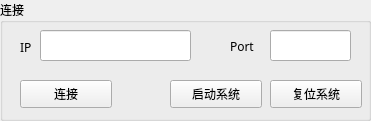
   <widget class="QGroupBox" name="groupBox">
    <property name="geometry">
     <rect>
      <x>11</x>
      <y>10</y>
      <width>371</width>
      <height>121</height>
     </rect>
    </property>
    <property name="font">
     <font>
      <family>微软雅黑</family>
      <pointsize>9</pointsize>
     </font>
    </property>
    <property name="title">
     <string>连接</string>
    </property>
    <property name="flat">
     <bool>false</bool>
    </property>
    <widget class="QLabel" name="label">
     <property name="geometry">
      <rect>
       <x>20</x>
       <y>39</y>
       <width>21</width>
       <height>16</height>
      </rect>
     </property>
     <property name="text">
      <string>IP</string>
     </property>
    </widget>
    <widget class="QLabel" name="label_2">
     <property name="geometry">
      <rect>
       <x>230</x>
       <y>36</y>
       <width>41</width>
       <height>20</height>
      </rect>
     </property>
     <property name="text">
      <string>Port</string>
     </property>
    </widget>
    <widget class="QPushButton" name="resetSystemButton">
     <property name="geometry">
      <rect>
       <x>270</x>
       <y>80</y>
       <width>92</width>
       <height>28</height>
      </rect>
     </property>
     <property name="cursor">
      <cursorShape>ArrowCursor</cursorShape>
     </property>
     <property name="text">
      <string>复位系统</string>
     </property>
    </widget>
    <widget class="QPushButton" name="runSystemButton">
     <property name="geometry">
      <rect>
       <x>170</x>
       <y>80</y>
       <width>92</width>
       <height>28</height>
      </rect>
     </property>
     <property name="cursor">
      <cursorShape>ArrowCursor</cursorShape>
     </property>
     <property name="text">
      <string>启动系统</string>
     </property>
    </widget>
    <widget class="QPushButton" name="tcpEstablishButton">
     <property name="geometry">
      <rect>
       <x>20</x>
       <y>80</y>
       <width>92</width>
       <height>28</height>
      </rect>
     </property>
     <property name="cursor">
      <cursorShape>ArrowCursor</cursorShape>
     </property>
     <property name="text">
      <string>连接</string>
     </property>
    </widget>
    <widget class="QLineEdit" name="srvIPLineEdit">
     <property name="geometry">
      <rect>
       <x>40</x>
       <y>30</y>
       <width>151</width>
       <height>31</height>
      </rect>
     </property>
    </widget>
    <widget class="QLineEdit" name="srvPortLineEdit">
     <property name="geometry">
      <rect>
       <x>270</x>
       <y>30</y>
       <width>81</width>
       <height>31</height>
      </rect>
     </property>
    </widget>
   </widget>
